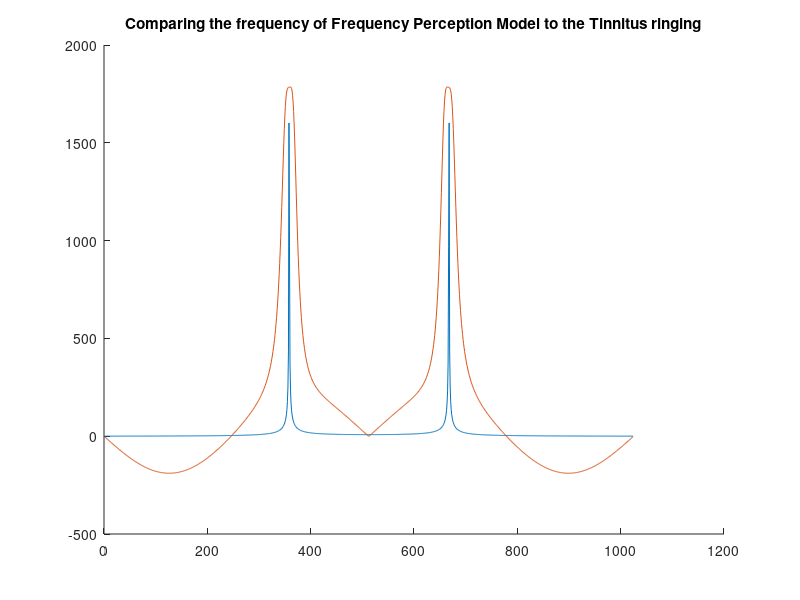

Reproduce this figure in MATLAB. (Note: this script raises an error after producing the figure.)
f = 3e3; 
df = 5e2;
% fs is the sampling frequency
fs = 10e3;

% Creating a band-pass filter at tinnitus frequency to replicate the Frequency Perception Model
[b , a] = butter(2 , [f-0.5*df ,f+0.5*df]/fs,"bandpass" );
[Mag , phase] = freqz(b,a);

% Creating a array of central frequencies of the notch filter for the video
f = [10 : 200 :fs/5  fs/5 : 20 : fs/2.5 fs/2.5 :200 :fs-100];

 % Band-Width of the Notch filter
BW = 200 ;
l = length(Mag) ;
n = 0 : length(Mag)-1 ;
oscillation = 0.12*sin(2*pi*n*1/512) ;

for i = 1:length(n)
    perception(i) = 1 + abs(Mag(i)) + oscillation(i);
end

% frequency model of perception
perception_real = [ fliplr(perception) perception];

% Creating AWGN
noise = awgn(zeros(1 ,2*l) ,0);
k = 0 : length(perception_real)-1; 

% ringing represents the tinnitus ringing
ringing = 4*sin(2*pi*k*1.51e3/fs);
ringing_fft = fftshift(fft(ringing));

% ring represents the twice FFT of tinnitus ringing
ring = abs(fftshift(fft(ringing_fft)));

% Decreasing the offset of the ring which represents the tinnitus ringing
ring_osc = ring - max(ring)/2;

% Converting the tinnitus ringing into square waves
for i = 1:length(ring_osc);
    if ring_osc(i)>= 0
        ring_square(i) = max(ring_osc);
    else if ring_osc(i)<0
            ring_square(i) = 0;
    end
    end
end

% adjusting the frequency of tinnitus to the ringing frequency
figure(3);
hold on;
plot(abs(fftshift(fft(ringing))));
plot(max(abs(fftshift(fft(ringing))))*perception_real-max(abs(fftshift(fft(ringing)))));
title("Comparing the frequency of Frequency Perception Model to the Tinnitus ringing");
hold off;

% Creating Video Dhwani.avi representing the suppression of tinnitus ringing when the notch is at the rise in the Frequency Perception Model
V = VideoWriter("Dhvani.avi");
open(V);

% Creating the notch filter
for i = 1:length(f)
    [B, A] = iirnotch(f(i)/(fs), BW/(fs/2)) ;
    [notch , phase] = freqz(B , A);
    eq_perception = perception.*(abs(notch))';
    even_eq_perception = [fliplr(eq_perception) eq_perception];
    percieved_ringing_notch = even_eq_perception.*ringing_fft;
    received_ringing = abs(fftshift(fft(percieved_ringing_notch)));
    figure(i+5);
    subplot(2,1,1);
    plot([10000 received_ringing 10000]);
    subplot(2,1,2);
    plot([2.5 eq_perception]);
    % Taking each figure produced to make a video frame by frame
    frame = getframe(gcf);
    writeVideo(V,frame);
end

close(V);





